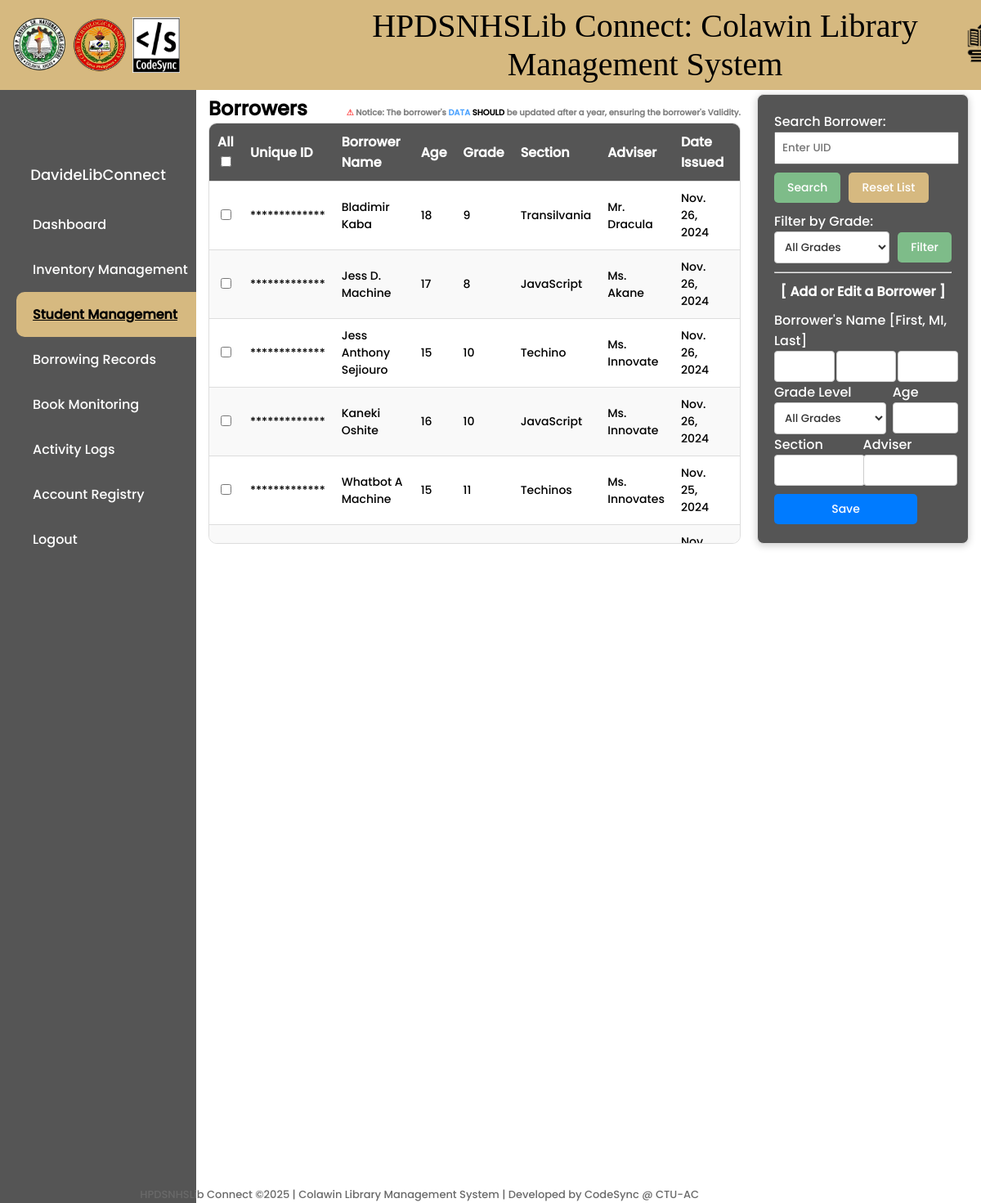
The page /borrower-list/ (signed in) on the database as committed earlier.
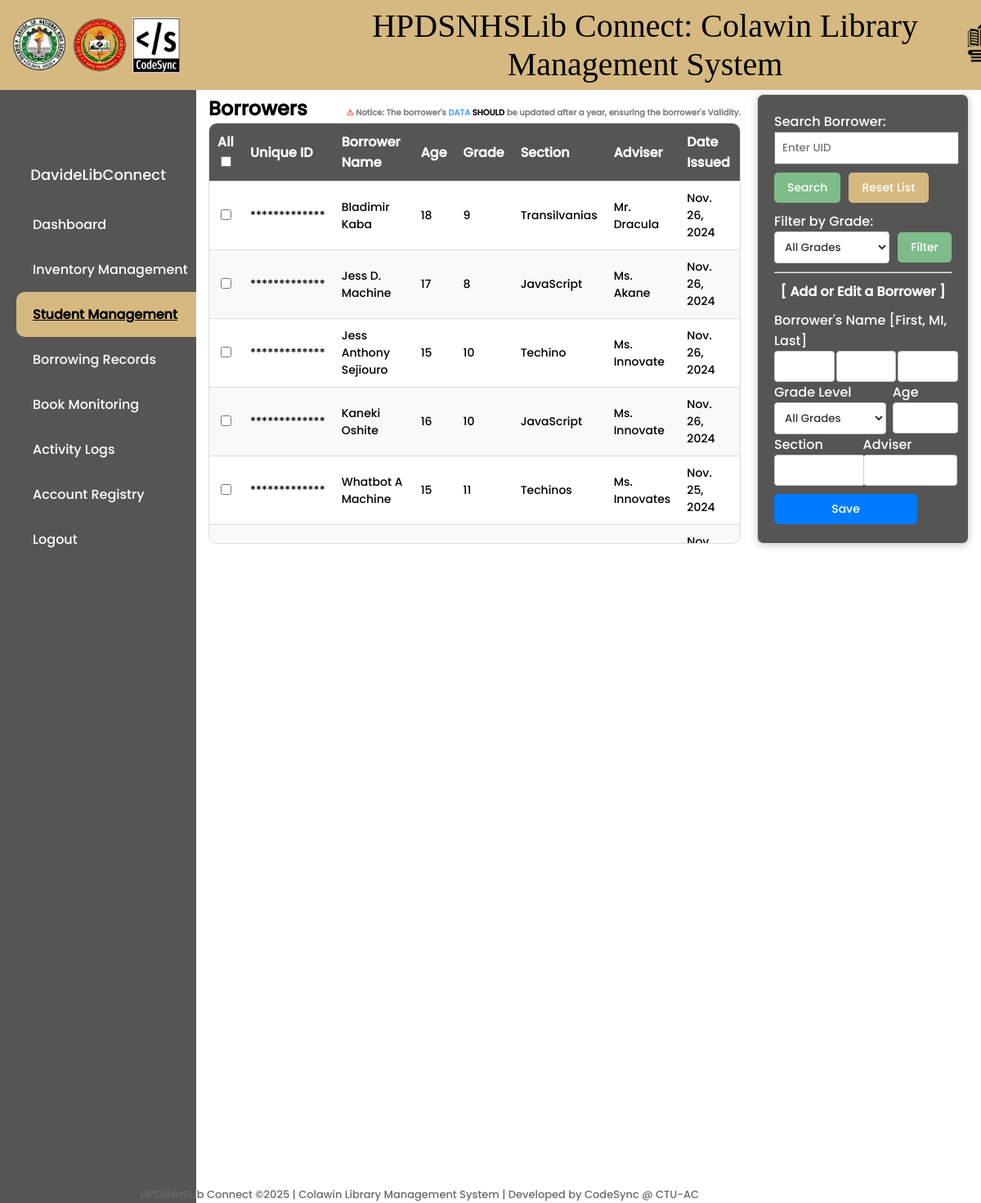
The same page on the database as committed later.
### library/models.py (models this page shows, shortened)
class CustomUser(AbstractBaseUser, PermissionsMixin):
    HEAD_LIBRARIAN = 'Head Librarian'
    ASSISTANT_LIBRARIAN = 'Assistant Librarian'
    ROLE_CHOICES = (
        ('Head Librarian', 'Head Librarian'),
        ('Assistant Librarian', 'Assistant Librarian'),
    )
    username = models.CharField(max_length=150, unique=True)
    first_name = models.CharField(max_length=30)
    middle_name = models.CharField(max_length=30, blank=True)
    last_name = models.CharField(max_length=30)
    admin_id = models.CharField(max_length=255, unique=True)
    is_staff = models.BooleanField(default=False)
    is_active = models.BooleanField(default=True)
    is_superuser = models.BooleanField(default=False)
    role = models.CharField(max_length=20, choices=ROLE_CHOICES, default='Assistant Librarian')
    qr_code = models.ImageField(upload_to='qr_codes', blank=True, null=True)
    temporary_password = models.CharField(max_length=128, blank=True, null=True)  # New temporary password field
    objects = CustomUserManager()
    USERNAME_FIELD = 'username'
    REQUIRED_FIELDS = ['first_name', 'last_name', 'admin_id']

class Borrower(models.Model):
    borrower_uid = models.CharField(max_length=20, primary_key=True, unique=True)
    borrower_name = models.CharField(max_length=100)
    age = models.IntegerField()
    grade_level = models.CharField(max_length=2)
    section = models.CharField(max_length=100, blank=True)
    adviser = models.CharField(max_length=100, blank=True)
    date_issued = models.DateTimeField()
    status = models.CharField(max_length=20, default='Normal')
    qr_code = models.ImageField(upload_to='qr_codes', blank=True)

### library/views.py (the view, shortened to what this page needs)
# urls.py: path('borrower-list/', views.borrower_list, name='borrower-list'),
@login_required
def borrower_list(request):
    query = request.GET.get('search', '')
    grade_filter = request.GET.get('grade', '')
    form = BorrowerForm()
    borrowers = Borrower.objects.all().order_by('-date_issued')
    if query:
        borrowers = borrowers.filter(borrower_uid__icontains=query)
    if grade_filter and grade_filter != '':
        if grade_filter == 'others':
            borrowers = borrowers.exclude(grade_level__in=['7', '8', '9', '10', '11', '12'])
        else:
            borrowers = borrowers.filter(grade_level=grade_filter)
    return render(request, 'library/borrower_list.html', {
        'borrowers': borrowers,
        'query': query,
        'form': form,
        'grade_filter': grade_filter,
    })

### library/templates/library/borrower_list.html (shortened to what this page needs)
{% extends 'main.html' %}
{% load static %}
{% block content %}
<!DOCTYPE html>
<html>
<head>
    {% block css %}
    <link rel="stylesheet" type="text/css" href="{% static 'styles/borrower_list.css' %}">
    {% endblock %}
</head>
<body>
    <div class="main-content">
            <div class="table-container-wrapper">
                    <h1 style="display: flex; justify-content: space-between; margin: 0; margin-top: 10px;">Borrowers <span style="font-size: 10px; color: gray; margin-top: 15px;"> <strong style="color: #ff4d4d;">⚠</strong> Notice: The borrower's <strong style="color: #4da3ff;">DATA</strong> <strong style="color: black;">SHOULD</strong> be updated after a year, ensuring the borrower's Validity.</span></h1>
                    <form id="bulk-action-form" method="post" action="" style="  border-radius: 10px;">
                        <table>
                            <thead>
                                <tr>
                                    <th>All<input type="checkbox" id="select-all" onclick="toggleSelectAll(this)"></th>
                                    <th>Unique ID</th>
                                    <th>Borrower Name</th>
                                    <th>Age</th>
                                    <th>Grade</th>
                                    <th>Section</th>
                                    <th>Adviser</th>
                                    <th>Date Issued</th>
                                    <th>QR Code</th>
                                </tr>
                            </thead>
                            <tbody>
                                {% for borrower in borrowers %}
                                <tr id="row-{{ borrower.borrower_uid }}">
                                    <td><input type="checkbox" name="selected_borrowers" value="{{ borrower.borrower_uid }}"></td>
                                    <td>{{ borrower.borrower_uid|obfuscate }}</td>
                                    <td>{{ borrower.borrower_name }}</td>
                                    <td>{{ borrower.age }}</td>
                                    <td>{{ borrower.grade_level }}</td>
                                    <td>{{ borrower.section }}</td>
                                    <td>{{ borrower.adviser }}</td>
                                    <td>{{ borrower.date_issued.date }}</td>
                                    <td>
                                    </td>
                                </tr>
                                {% endfor %}
                            </tbody>
                        </table>
                    </form>
            </div>
            <div class="form-panel">
                <form method="get" action="" class="search-form" onsubmit="return validateSearch()">
                    <div class="search-container">
                        <label for="id_search">Search Borrower:</label>
                        <input type="password" name="search" id="id_search" autofocus placeholder="Enter UID" value="{{ query }}" class="input-search" style="width: 95%; margin-bottom: 10px; padding: 8px; font-family: 'Poppins', sans-serif;">
                        <div style="display: flex; gap: 10px;">
                            <button type="submit" class="btn btn-search">Search</button>
                            <a href="{% url 'borrower-list' %}" class="btn btn-reset">Reset List</a>
                        </div>
                    </div>
                </form>
                <form method="get" action="" class="filter-form">
                <div class="filter-container">
                    <label for="grade_filter">Filter by Grade:</label>
                    <div class="filter-controls">
                        <select name="grade" class="select-filter">
                            {% for grade, display in form.fields.grade_level.choices %}
                                <option value="{{ grade }}" {% if grade_filter == grade %}selected{% endif %}>{{ display }}</option>
                            {% endfor %}
                        </select>
                        <button type="submit" class="btn btn-search">Filter</button>
                    </div>
                </div>
            </form>
                <hr>
                {% if form.instance.pk %}
                    <form method="post" action="{% url 'edit-borrower' form.instance.pk %}">
                {% else %}
                    <form method="post" action="{% url 'borrower-create' %}">
                {% endif %}
                    <h4 style="text-align: center; margin: 10px 0;">[ Add or Edit a Borrower ]</h4>
                    <div class="form-group">
                        <label for="id_firstname">Borrower's Name [First, MI, Last] </label>
                        <div class="form-group-author" aria-required="" style="display: flex; justify-content: space-between;">
                            <div class="author-field">{{ form.firstname }}</div>
                            <span class="author-field">{{ form.middle_initial }}</span>
                            <span class="author-field">{{ form.lastname }}</span>
                        </div>
                    </div>
                    <div class="form-row" style="display: flex; justify-content: space-between;">
                        <div class="form-group grade-level-group">
                            <label for="id_grade_level">Grade Level</label>
                            {{ form.grade_level }}
                        </div>
                        <div class="form-group age-group" >
                            <label for="id_age">Age</label>
                            <div style="width: 90%;"> {{ form.age }}</div>
                        </div>
                    </div>
                    <div class="form-row" style="display: flex; justify-content: space-between;">
                        <div class="form-group">
                            <label for="id_section">Section</label>
                            <div style="width: 90%;">{{ form.section }}</div>
                        </div>
                        <div class="form-group">
                            <label for="id_adviser">Adviser</label>
                            <div style="width: 95%;">{{ form.adviser }}</div>
                        </div>
                    </div>
                    <div class="form-actions">
                        <button type="submit" class="btn btn-save">Save</button>
                    </div>
                </form>
            </div>
    </div>
</body>
</html>
{% endblock %}

### templates/main.html (shortened to what this page needs)
{% load static %}
<!DOCTYPE html>
<html lang="en">
<head>
    <link rel="stylesheet" href="{% static 'styles/main.css' %}">
</head>
<body>
    {% include 'navbar.html' %}
    {% block content %}
    {% endblock %}
</body>
</html>

### templates/navbar.html (shortened to what this page needs)
{% load static %}
{% block content %}
<!DOCTYPE html>
<html lang="en">
<head>
</head>
<body>
    <div class="header">
        <img src="{% static 'images/hpdslogo.png' %}" alt="logo" style="width: 68px; height: 68px; border-radius: 50%; padding-left: 6px; ">
        <img src="{% static 'images/ctu.png' %}" alt="logo" style="width: 68px; height: 68px; border-radius: 50%; padding-left: 6px;">
        <img src="{% static 'images/Codesynlogo.png' %}" alt="logo" style="width: 58px; height: 68px; padding-left: 6px;">
        <p class="title">HPDSNHSLib Connect: Colawin Library Management System</p>
        {% if user.role == 'Head Librarian' %}
        <a href="{% url 'redirect_to_admin' %}" class="hover-label-containers">
            <img src="{% static 'images/superadmin.png' %}" style="width: 55px; height: 55px; padding-left: 200px;" alt="">
        </a>
        {% endif %}
    </div>
    <div class="sidebar" >
        <div class="profile" {% if user.role == 'Head Librarian' or user.role == 'Assistant Librarian' %} style="display: contents;" {% else %} style="display: none;" {% endif %}>
            <div class="profile-pic"></div>
            <div class="username">{{ username }}</div>
        </div>
        <ul class="menu" {% if user.role != 'Head Librarian' and user.role != 'Assistant Librarian' %} style="display: none;" {% endif %}>
            <li><a href="{% url 'home' %}" class="{% if request.resolver_match.url_name == 'home' %}active{% endif %}">Dashboard</a></li>
            {% if user.role == 'Head Librarian' %}
                <li><a href="{% url 'book-list' %}" class="{% if request.resolver_match.url_name == 'book-list' %}active{% endif %}">Inventory Management</a></li>
            {% endif %}
            <li><a href="{% url 'borrower-list' %}" class="{% if request.resolver_match.url_name == 'borrower-list' %}active{% endif %}">Student Management</a></li>
            <li><a href="{% url 'borrow-slip-list' %}" class="{% if request.resolver_match.url_name == 'borrow-slip-list' %}active{% endif %}">Borrowing Records</a></li>
            <li><a href="{% url 'monitor-borrowed-books' %}" class="{% if request.resolver_match.url_name == 'monitor-borrowed-books' %}active{% endif %}">Book Monitoring</a></li>
            <li><a href="{% url 'attendance-list' %}" class="{% if request.resolver_match.url_name == 'attendance-list' %}active{% endif %}">Activity Logs</a></li>
            {% if user.role == 'Head Librarian' %}
                <li><a href="{% url 'register' %}" class="{% if request.resolver_match.url_name == 'register' %}active{% endif %}">Account Registry</a></li>
            {% endif %}
            <li><a href="#" onclick="confirmLogout()">Logout</a></li>
        </ul>
    </div>
    <span class="footer">HPDSNHSLib Connect ©2025 | Colawin Library Management System | Developed by CodeSync @ CTU-AC</span>
</body>
</html>
{% endblock %}

Rows that differ between the two databases and show on the page:
changed Borrower "Bladimir Kaba": section "Transilvania" → "Transilvanias"
